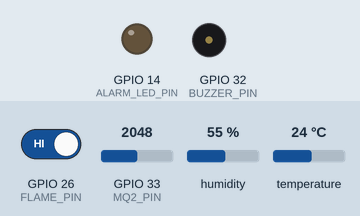
Recording of a sketch running on a simulated ESP32. On the bench: output pins drawn as LEDs (lit = HIGH), buzzer (waves = sounding, pin HIGH). Dashed ring = blinking. Inputs (shaded band) come from the test bench; at power-on: GPIO 33 (MQ2_PIN) = 2048, GPIO 26 (FLAME_PIN) HIGH, humidity 55 %, temperature 24 °C. WiFi joins after 1.5 s; servers stay silent unless stated; random numbers use the default seed unless the sketch sets one; no MQTT or app messages arrive unless stated; what the sketch prints to the serial monitor is not drawn.

Above: at 3.0 s.
3.1 s: GPIO 33 (MQ2_PIN) set to 419
At 4.08 s:
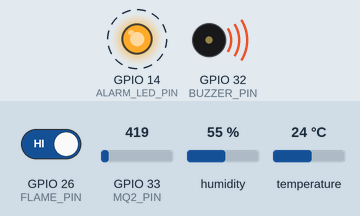
6.6 s: GPIO 33 (MQ2_PIN) set to 388
10.1 s: GPIO 26 (FLAME_PIN) driven LOW
At 13.88 s:
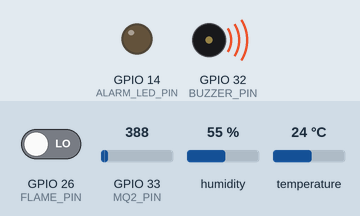
Timing chart, 0 to 26.6 s (numbered marks = the images above; inputs shaded):
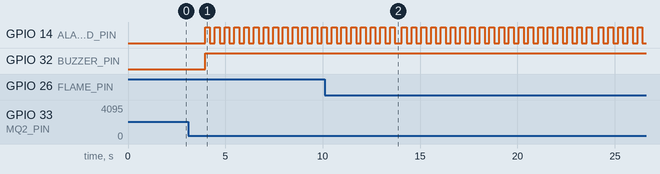

The sketch:

Process_sensor.ino
```cpp
#define BLYNK_TEMPLATE_NAME "Fire Detection and Suppression System Using IoT an"
#define BLYNK_AUTH_TOKEN "7TFV59n-ZIyzilkWjf5_E7FgWhMgPU5V"
#define BLYNK_TEMPLATE_ID "TMPL6H8P_STa0"

#include <WiFi.h>
#include <WiFiClient.h>
#include <BlynkSimpleEsp32.h>
#include <DHT.h>
#include <PubSubClient.h>
#include <math.h>

// WiFi & MQTT
const char* ssid = "Redmi 13";
const char* pass = "99999999";
const char* mqtt_server = "192.168.117.72";
const int mqtt_port = 1883;
const char* mqtt_topic_fire = "esp32/fire_detection";

// Sensor & Pin
#define DHTPIN 27
#define DHTTYPE DHT11
#define MQ2_PIN 33
#define FLAME_PIN 26
#define BUZZER_PIN 32
#define ALARM_LED_PIN 14

// Ngưỡng
const float TEMP_THRESHOLD = 45;
const float CO_PPM_THRESHOLD = 250; // ngưỡng ppm

// MQ2 Constants
const float RL = 10;  // kOhm
float Ro = 50; // Will be calibrated

// Biến trạng thái
bool aiFireDetected = false;
unsigned long fireDetectedAt = 0;
const unsigned long ALERT_DURATION = 10000;  // 10 giây

DHT dht(DHTPIN, DHTTYPE);
BlynkTimer timer;
WiFiClient espClient;
PubSubClient mqttClient(espClient);

float getSensorResistance(int raw_adc) {
  float voltage = raw_adc * 3.3 / 4095.0;
  float rs = ((5.0 - voltage) / voltage) * RL;
  return rs;
}

float getPPM_CO(float rs_ro_ratio) {
  float log_ppm = (-0.43) * log10(rs_ro_ratio) + 2.595;
  return pow(10, log_ppm);
}


void mqttCallback(char* topic, byte* payload, unsigned int length) {
  String message;
  for (unsigned int i = 0; i < length; i++) {
    message += (char)payload[i];
  }

  if (String(topic) == mqtt_topic_fire) {
    aiFireDetected = (message == "1");
  }
}

bool reconnectMQTT() {
  if (!mqttClient.connected()) {
    String clientId = "ESP32Client-" + String(random(0xffff), HEX);
    if (mqttClient.connect(clientId.c_str())) {
      mqttClient.subscribe(mqtt_topic_fire);
    }
  }
  return mqttClient.connected();
}

void sendSensorData() {
  float humidity = dht.readHumidity();
  float temperature = dht.readTemperature();
  int mq2Value = analogRead(MQ2_PIN);
  int flameValue = digitalRead(FLAME_PIN); // digital
  bool flameDetected = (flameValue == LOW); // LOW = phát hiện lửa

  float rs = getSensorResistance(mq2Value);
  float ratio = rs / Ro;
  float co_ppm = getPPM_CO(ratio);

  bool tempHigh = temperature > TEMP_THRESHOLD;
  bool gasHigh = co_ppm > CO_PPM_THRESHOLD;

  Serial.println("---- SENSOR DATA ----");
  Serial.print("Temp: "); Serial.println(temperature);
  Serial.print("Humidity: "); Serial.println(humidity);
  Serial.print("MQ2: "); Serial.println(mq2Value);
  Serial.print("CO PPM: "); Serial.println(co_ppm);
  Serial.print("Flame (digital): "); Serial.println(flameDetected ? "YES" : "NO");
  Serial.print("AI fire: "); Serial.println(aiFireDetected ? "YES" : "NO");
  Serial.println("----------------------");

  Blynk.virtualWrite(V0, temperature);
  Blynk.virtualWrite(V1, humidity);
  Blynk.virtualWrite(V3, !flameValue); // FLAME_PIN
  Blynk.virtualWrite(V5, co_ppm);

  bool otherDanger = gasHigh || flameDetected || aiFireDetected;
  Serial.println(otherDanger);

  if (tempHigh || otherDanger) {
    fireDetectedAt = millis();
    Blynk.virtualWrite(V4, 1);  // Gửi giá trị 1 khi có cảnh báo

  } else {
    Blynk.virtualWrite(V4, 0);  // Không có cảnh báo
  }

  // Hiển thị cảnh báo theo đúng điều kiện
  bool inAlert = (millis() - fireDetectedAt <= ALERT_DURATION);

  if (inAlert) {
    // Nếu có cháy bởi gas/flame/AI → bật còi
    digitalWrite(BUZZER_PIN, otherDanger ? HIGH : LOW);

    // LED nhấp nháy trong cảnh báo
    for (int i = 0; i < 20; i++) {
      digitalWrite(ALARM_LED_PIN, HIGH);
      delay(250);
      digitalWrite(ALARM_LED_PIN, LOW);
      delay(250);
    }
  } else {
    digitalWrite(ALARM_LED_PIN, LOW);
    digitalWrite(BUZZER_PIN, LOW);
  }
}


void checkWiFiConnection() {
  if (WiFi.status() != WL_CONNECTED) {
    WiFi.begin(ssid, pass);
    for (int i = 0; i < 20 && WiFi.status() != WL_CONNECTED; i++) {
      delay(500);
    }
  }
}

void setup() {
  Serial.begin(9600);
  dht.begin();
  pinMode(MQ2_PIN, INPUT);
  pinMode(FLAME_PIN, INPUT);
  pinMode(ALARM_LED_PIN, OUTPUT);
  pinMode(BUZZER_PIN, OUTPUT);

  digitalWrite(ALARM_LED_PIN, LOW);
  digitalWrite(BUZZER_PIN, LOW);
  WiFi.begin(ssid, pass);
  unsigned long startAttemptTime = millis();
  const unsigned long wifiTimeout = 10000;

  while (WiFi.status() != WL_CONNECTED && millis() - startAttemptTime < wifiTimeout) {
    delay(500);
  }
  if (WiFi.status() != WL_CONNECTED) {
    Serial.println("Không thể kết nối WiFi sau 10 giây. Tiếp tục chạy chế độ offline.");
  } else {
    Serial.println("Đã kết nối WiFi thành công.");
  }

  Blynk.begin(BLYNK_AUTH_TOKEN, ssid, pass);
  mqttClient.setServer(mqtt_server, mqtt_port);
  mqttClient.setCallback(mqttCallback);
  reconnectMQTT();

  timer.setInterval(2000L, sendSensorData);
  timer.setInterval(30000L, checkWiFiConnection);
}

void loop() {
  if (WiFi.status() == WL_CONNECTED) {
    Blynk.run();
    if (!mqttClient.connected()) reconnectMQTT();
    mqttClient.loop();
  }
  timer.run();
}
```

Measured:
- by itself, GPIO 14 (ALARM_LED_PIN): moves between LOW and HIGH, repeating every 2.0 s
